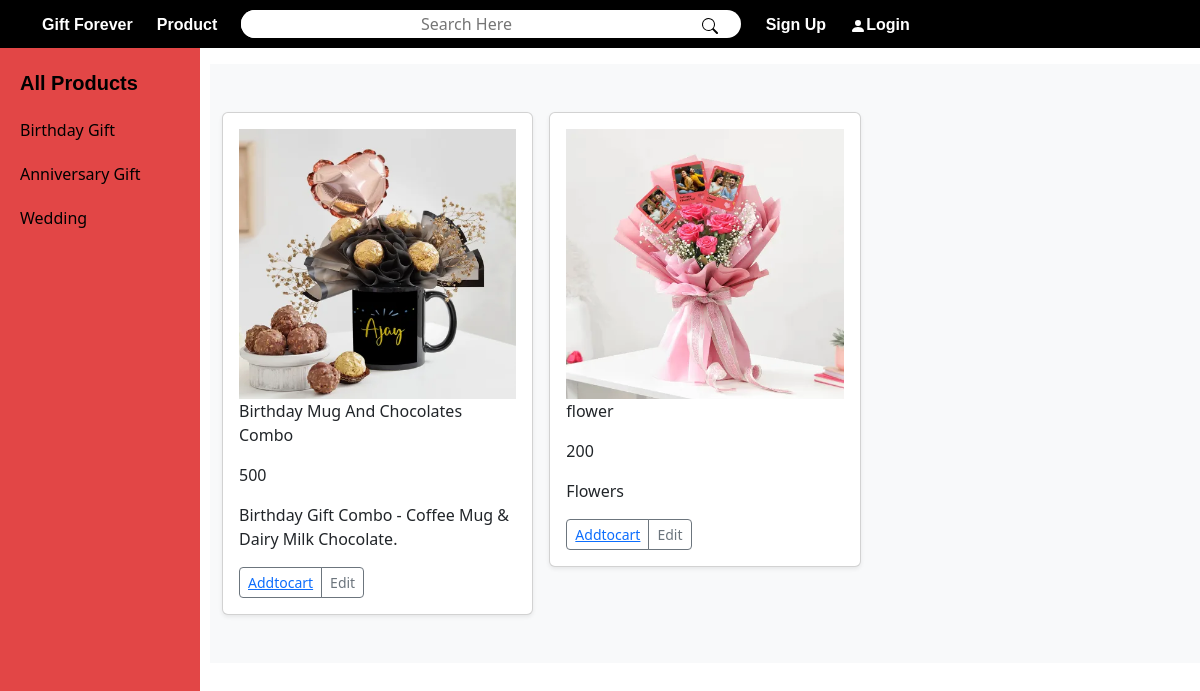
Page /filter/1 on the earlier database version.
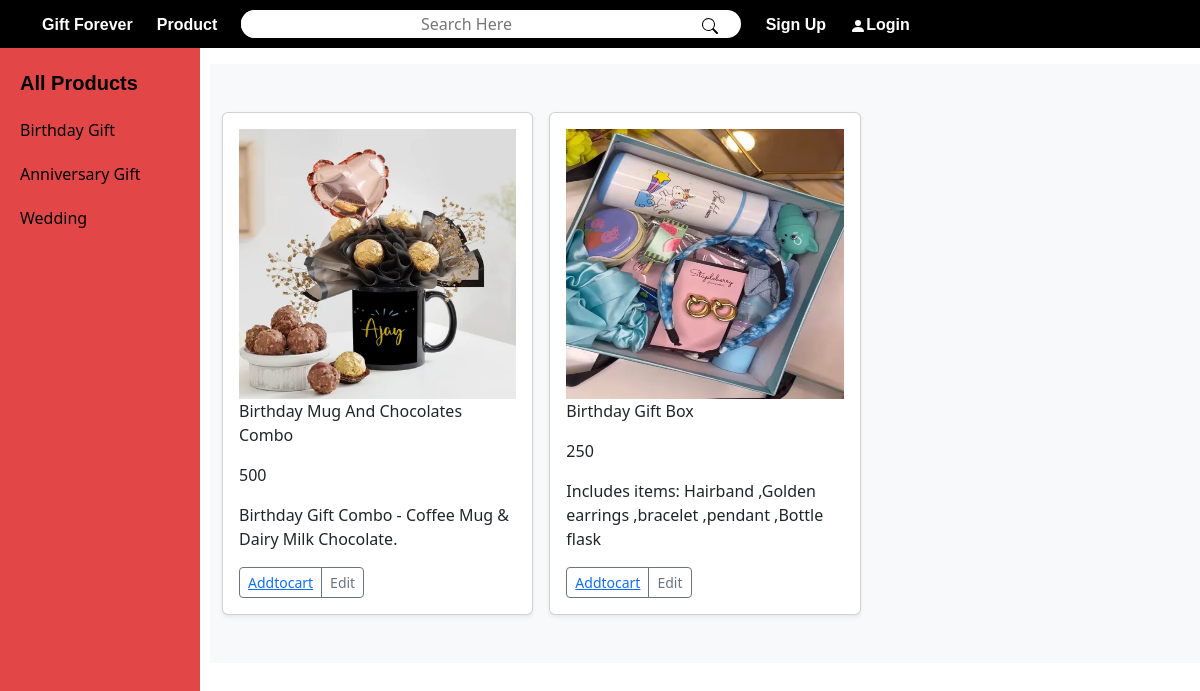
Same page on the later database version.
### final_app/models.py (models this page shows, shortened)
class Product(models.Model):
    img=models.ImageField(upload_to='image',default='')
    p_name=models.CharField(max_length=100)
    p_price=models.IntegerField()
    p_description=models.TextField(max_length=300)
    category=models.ForeignKey(Category,on_delete=models.CASCADE)
    class Meta:
        db_table='product'

### final_app/views.py (the view)
# urls.py: path('filter/<int:pid>',v.filter_cate),
def filter_cate(request,pid):
    product=Product.objects.filter(category_id=pid)
    cate=Category.objects.all()
    pl=Product.objects.all()
    context={'Cate':cate,'product':product,'pl':pl}
    return render(request,'cat.html',context)

### final_app/templates/cat.html (shortened to what this page needs)
{%extends 'category_list.html'%}
{%load static%}
{%block body%}
<link rel="stylesheet" href="{%static 'css/bmin.css'%}">
<div class="album py-5 bg-light">
    <div class="container">
      <div class="row row-cols-1 row-cols-sm-2 row-cols-md-3 g-3">
        {%for i in product%}
        <div class="col">
          <div class="card shadow-sm">
            <div class="card-body" title="{{i.p_name}}">
                <img class="product_img" src="{{ i.img.url }}" width="100%" height="270px" alt="{{ i.p_name }}">
                <p class="card-text">{{i.p_name}}</p>
              <p class="card-text">{{i.p_price}}</p>
              <p class="card-text">{{i.p_description}}</p>
              <div class="d-flex justify-content-between align-items-center">
                <div class="btn-group">
                  <button type="button" class="btn btn-sm btn-outline-secondary" ><a href="addtocart/{{i.id}}">Addtocart</a></button>
                  <button type="button" class="btn btn-sm btn-outline-secondary">Edit</button>
                </div>
              </div>
            </div>
          </div>
        </div>
        {%endfor%}
        </div>
    </div>
  </div>
{%endblock%}

Differences in the rows shown:
removed Product: img (picture), p_name "flower", p_price "200", p_description "Flowers"
added Product: img (picture), p_name "Birthday Gift Box", p_price "250", p_description "Includes items: Hairband ,Golden earrings ,bracelet ,pendant ,Bottle flask"
